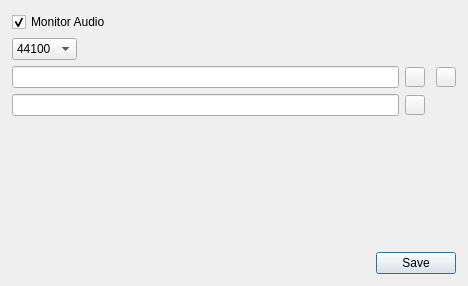
<?xml version="1.0" encoding="UTF-8"?>
<ui version="4.0">
 <class>settingsTab</class>
 <widget class="QWidget" name="settingsTab">
  <property name="geometry">
   <rect>
    <x>0</x>
    <y>0</y>
    <width>468</width>
    <height>286</height>
   </rect>
  </property>
  <property name="windowTitle">
   <string>Form</string>
  </property>
  <layout class="QVBoxLayout" name="verticalLayout_3">
   <property name="margin">
    <number>0</number>
   </property>
   <item>
    <layout class="QGridLayout" name="gridLayout">
     <property name="margin">
      <number>12</number>
     </property>
     <item row="7" column="0">
      <widget class="QLineEdit" name="recordingFilename"/>
     </item>
     <item row="5" column="3">
      <widget class="QPushButton" name="browseRecordingDirectory">
       <property name="sizePolicy">
        <sizepolicy hsizetype="Fixed" vsizetype="Fixed">
         <horstretch>0</horstretch>
         <verstretch>0</verstretch>
        </sizepolicy>
       </property>
       <property name="maximumSize">
        <size>
         <width>20</width>
         <height>20</height>
        </size>
       </property>
       <property name="text">
        <string/>
       </property>
       <property name="icon">
        <iconset resource="resources.qrc">
         <normaloff>:/fileopen.png</normaloff>:/fileopen.png</iconset>
       </property>
       <property name="iconSize">
        <size>
         <width>16</width>
         <height>16</height>
        </size>
       </property>
      </widget>
     </item>
     <item row="5" column="0">
      <widget class="QLineEdit" name="recordingDirectory"/>
     </item>
     <item row="1" column="0">
      <widget class="QCheckBox" name="monitorAudio">
       <property name="text">
        <string>Monitor Audio</string>
       </property>
       <property name="checked">
        <bool>true</bool>
       </property>
      </widget>
     </item>
     <item row="2" column="0">
      <widget class="QComboBox" name="recordingSampleRate">
       <property name="sizePolicy">
        <sizepolicy hsizetype="Fixed" vsizetype="Fixed">
         <horstretch>0</horstretch>
         <verstretch>0</verstretch>
        </sizepolicy>
       </property>
       <property name="sizeAdjustPolicy">
        <enum>QComboBox::AdjustToContentsOnFirstShow</enum>
       </property>
       <item>
        <property name="text">
         <string notr="true">44100</string>
        </property>
       </item>
       <item>
        <property name="text">
         <string notr="true">48000</string>
        </property>
       </item>
       <item>
        <property name="text">
         <string notr="true">96000</string>
        </property>
       </item>
      </widget>
     </item>
     <item row="7" column="1">
      <widget class="QPushButton" name="resetRecordingFilename">
       <property name="sizePolicy">
        <sizepolicy hsizetype="Fixed" vsizetype="Fixed">
         <horstretch>0</horstretch>
         <verstretch>0</verstretch>
        </sizepolicy>
       </property>
       <property name="maximumSize">
        <size>
         <width>20</width>
         <height>20</height>
        </size>
       </property>
       <property name="text">
        <string/>
       </property>
       <property name="icon">
        <iconset resource="resources.qrc">
         <normaloff>:/back.png</normaloff>:/back.png</iconset>
       </property>
       <property name="iconSize">
        <size>
         <width>16</width>
         <height>16</height>
        </size>
       </property>
      </widget>
     </item>
     <item row="5" column="1">
      <widget class="QPushButton" name="resetRecordingDirectory">
       <property name="sizePolicy">
        <sizepolicy hsizetype="Fixed" vsizetype="Fixed">
         <horstretch>0</horstretch>
         <verstretch>0</verstretch>
        </sizepolicy>
       </property>
       <property name="maximumSize">
        <size>
         <width>20</width>
         <height>20</height>
        </size>
       </property>
       <property name="icon">
        <iconset resource="resources.qrc">
         <normaloff>:/back.png</normaloff>:/back.png</iconset>
       </property>
       <property name="iconSize">
        <size>
         <width>16</width>
         <height>16</height>
        </size>
       </property>
      </widget>
     </item>
     <item row="5" column="2">
      <spacer name="horizontalSpacer_2">
       <property name="orientation">
        <enum>Qt::Horizontal</enum>
       </property>
       <property name="sizeType">
        <enum>QSizePolicy::Fixed</enum>
       </property>
       <property name="sizeHint" stdset="0">
        <size>
         <width>5</width>
         <height>20</height>
        </size>
       </property>
      </spacer>
     </item>
    </layout>
   </item>
   <item>
    <spacer name="verticalSpacer_2">
     <property name="orientation">
      <enum>Qt::Vertical</enum>
     </property>
     <property name="sizeHint" stdset="0">
      <size>
       <width>20</width>
       <height>13</height>
      </size>
     </property>
    </spacer>
   </item>
   <item>
    <layout class="QHBoxLayout" name="horizontalLayout">
     <property name="margin">
      <number>12</number>
     </property>
     <item>
      <spacer name="horizontalSpacer">
       <property name="orientation">
        <enum>Qt::Horizontal</enum>
       </property>
       <property name="sizeHint" stdset="0">
        <size>
         <width>40</width>
         <height>20</height>
        </size>
       </property>
      </spacer>
     </item>
     <item>
      <widget class="QPushButton" name="saveSettings">
       <property name="sizePolicy">
        <sizepolicy hsizetype="Fixed" vsizetype="Fixed">
         <horstretch>0</horstretch>
         <verstretch>0</verstretch>
        </sizepolicy>
       </property>
       <property name="text">
        <string>Save</string>
       </property>
       <property name="default">
        <bool>true</bool>
       </property>
      </widget>
     </item>
    </layout>
   </item>
  </layout>
 </widget>
 <resources>
  <include location="resources.qrc"/>
 </resources>
 <connections/>
</ui>
